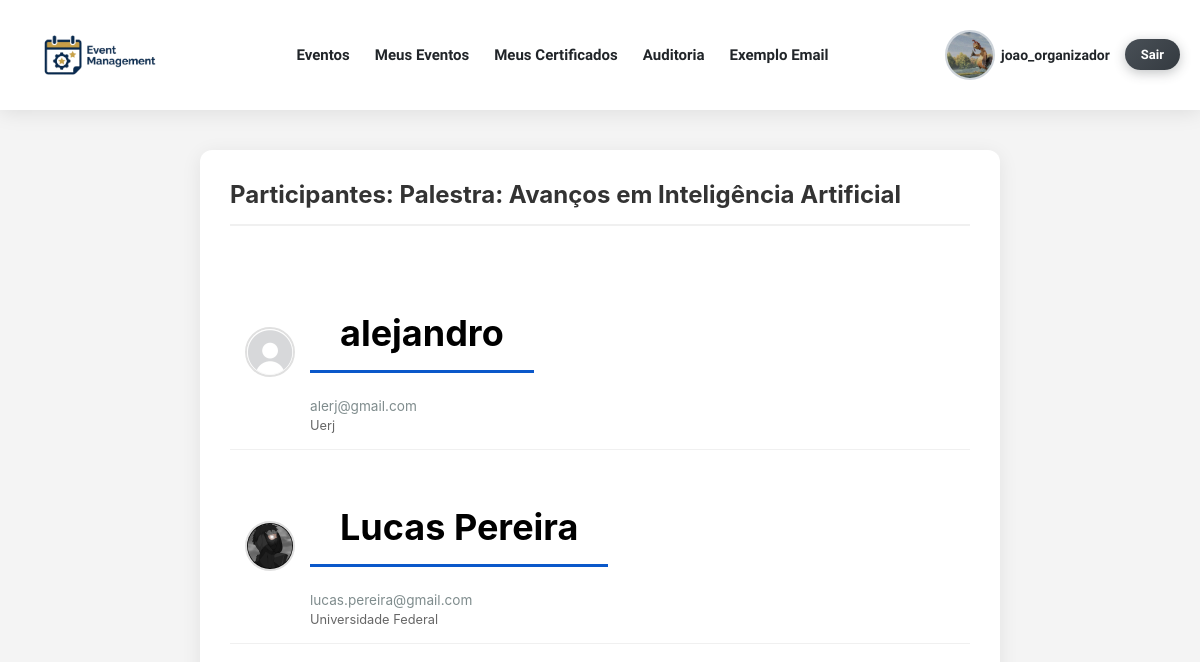
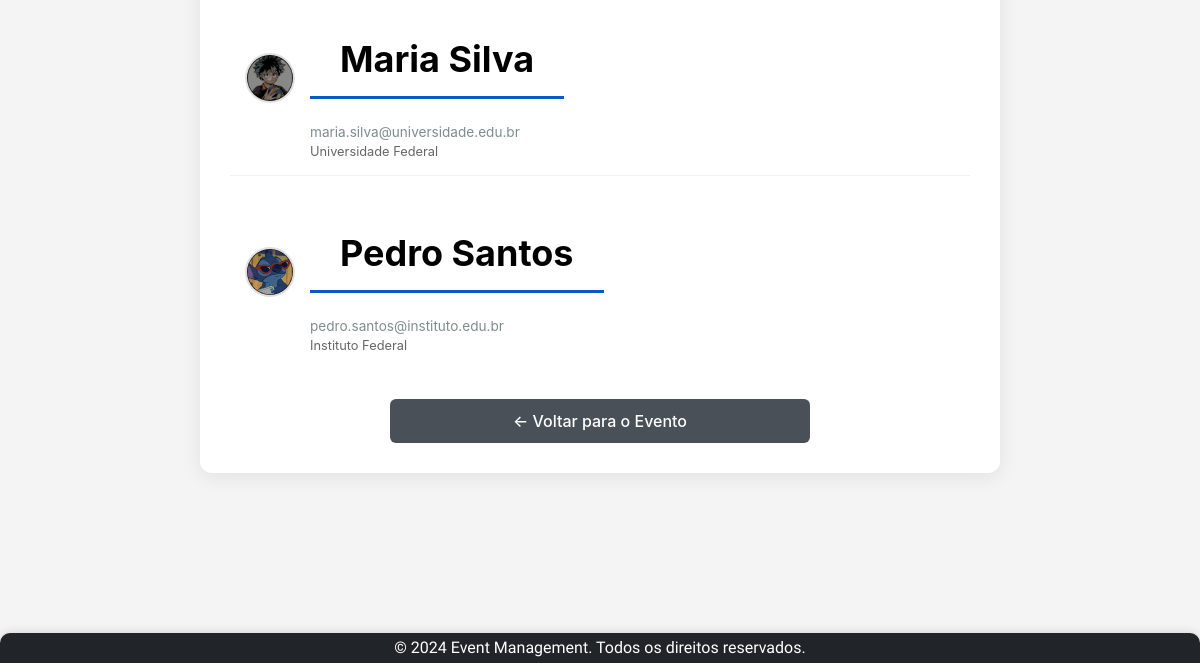
/evento/1/participantes/ (signed in), run on an earlier commit of the app's database (2 pictures, top to bottom).
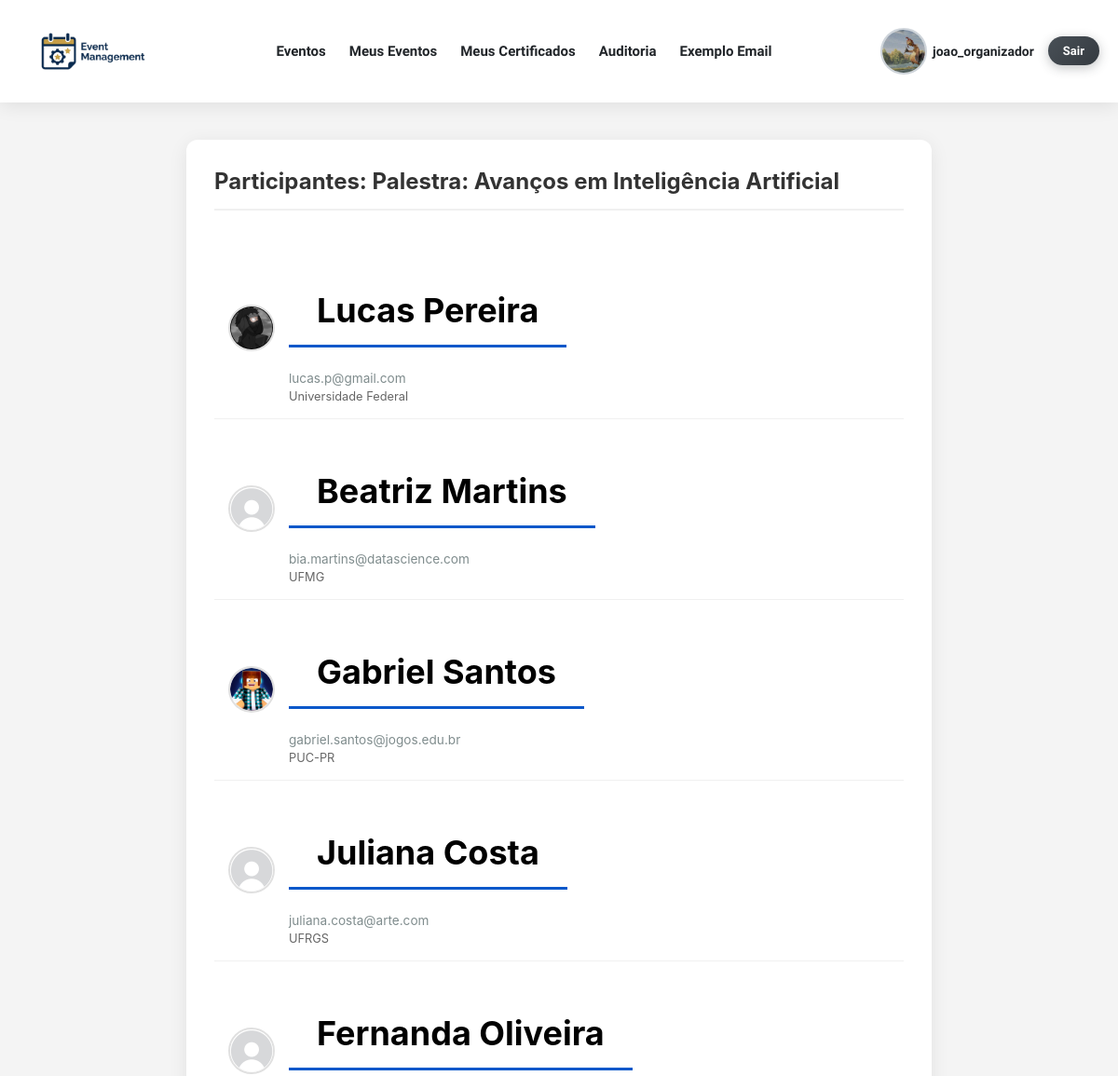
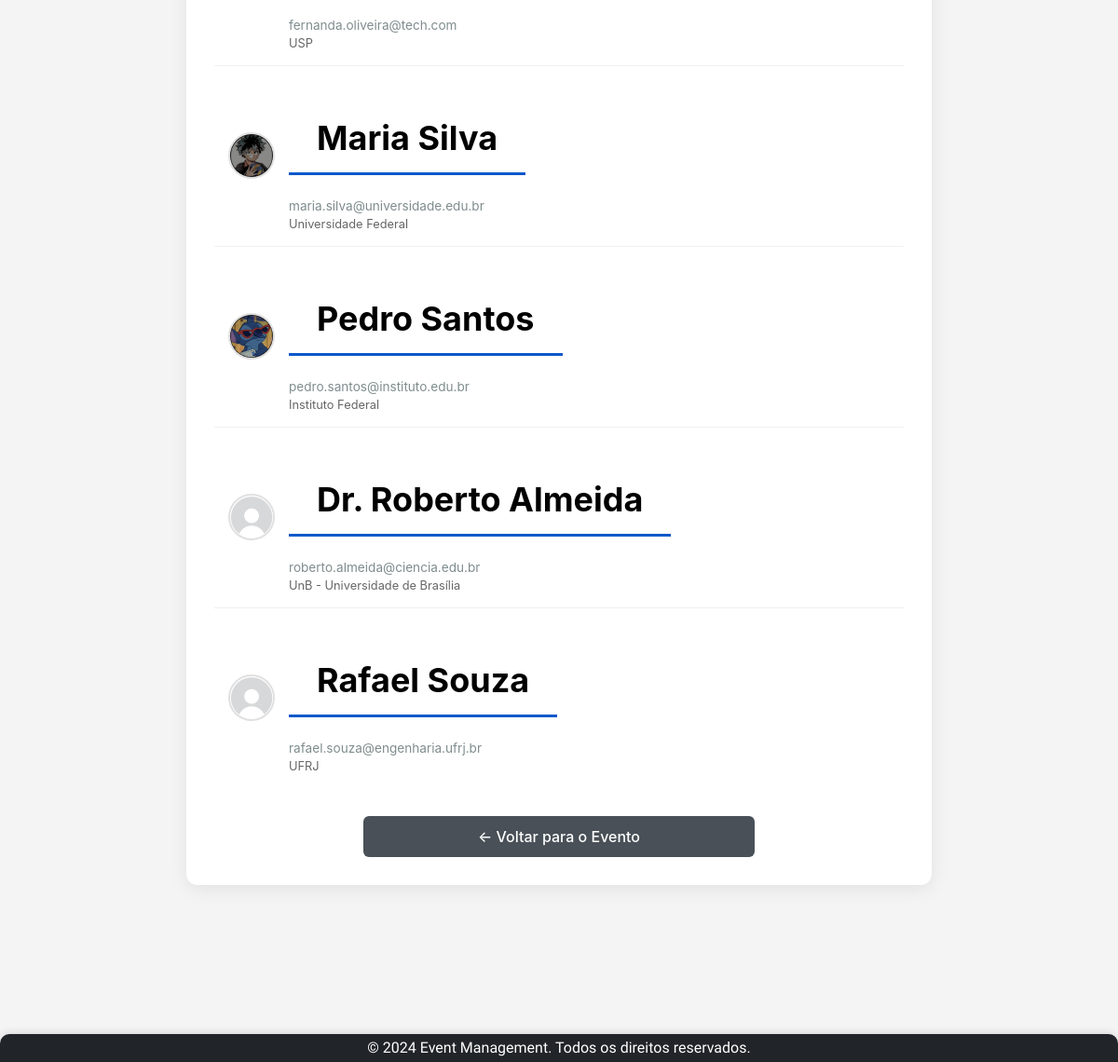
And on a later commit of the database (2 pictures, top to bottom).
### app/models.py (models this page shows, shortened)
class UserRegister(AbstractBaseUser):
    type_user_choices = [
        ('Estudante', 'Estudante'),
        ('Professor', 'Professor'),
        ('Organizador', 'Organizador'),
    ]
    username = models.CharField(max_length=150, unique=True)
    email = models.EmailField(unique=True)
    name = models.CharField(max_length=150)
    phone = models.CharField(max_length=20, blank=True, null=True)
    institution = models.CharField(max_length=150, blank=True, null=True)
    user_type = models.CharField(max_length=20, choices=type_user_choices, default ='Estudante', verbose_name="Tipo de Usuário")
    image = models.ImageField(upload_to='usuarios/', null=True, blank=True)
    USERNAME_FIELD = 'username' # Define 'username' como o campo usado para login.
    REQUIRED_FIELDS = ['email', 'name'] # Define os campos obrigatórios na criação de usuário (além de USERNAME_FIELD e password).
    objects = UserRegisterManager() # Associa o Manager customizado ao modelo.
    class Meta:
        db_table = 'user_register'
        ordering = ['username']
        verbose_name = 'Registro de Usuário'
        verbose_name_plural = 'Registros de Usuário'

### app/views.py (the view)
# urls.py: path('evento/<int:pk>/participantes/', views.event_participants, name='event_participants'),
@login_required
def event_participants(request, pk):
    event = get_object_or_404(Event, pk=pk)
    if request.user != event.creator:
        return HttpResponseForbidden("Você não tem permissão para ver esta lista.")
    participants = event.participants.all()
    context = {
        'event': event,
        'participants': participants
    }
    return render(request, 'event/event_participants.html', context)

### app/templates/event/event_participants.html
{% extends 'base.html' %}
{% load static %}
{% block content %}
<div class="participants-container">
    <div class="participants-header">
        <h2>Participantes: {{ event.title }}</h2>
    </div>
    <ul class="participants-list">
        {% for participant in participants %}
            <li class="participant-item">
                <div class="participant-avatar">
                    {% if participant.image %}
                        <img src="{{ participant.image.url }}" alt="Avatar de {{ participant.username }}">
                    {% else %}
                        <img src="{% static 'img/default-avatar.jpg' %}" alt="Avatar padrão">
                    {% endif %}
                </div>
                <div class="participant-info">
                    <span class="participant-name">
                        {{ participant.name }} </span>
                    <span class="participant-email">{{ participant.email }}</span>
                    <span style="font-size: 0.8em; color: #666;">{{ participant.institution }}</span>
                </div>
            </li>
        {% empty %}
            <li class="participant-item">
                <p>Nenhum participante inscrito ainda.</p>
            </li>
        {% endfor %}
    </ul>
    <div class="btn-back-container">
        <a href="{% url 'event_detail' pk=event.pk %}" class="back-link">
            ← Voltar para o Evento
        </a>
    </div>
</div>
{% endblock %}

What changed in the data, as far as the page shows it:
changed UserRegister "Lucas Pereira": email "lucas.pereira@gmail.com" → "lucas.p@gmail.com"
now on this page (row edited): UserRegister: name "Beatriz Martins", email "bia.martins@datascience.com", institution "UFMG"
added UserRegister: image (picture), name "Gabriel Santos", email "gabriel.santos@jogos.edu.br", institution "PUC-PR"
added UserRegister: name "Juliana Costa", email "juliana.costa@arte.com", institution "UFRGS"
added UserRegister: name "Fernanda Oliveira", email "fernanda.oliveira@tech.com", institution "USP"
changed UserRegister: name "alejandro" → "Dr. Roberto Almeida"; email "alerj@gmail.com" → "roberto.almeida@ciencia.edu.br"; institution "Uerj" → "UnB - Universidade de Brasília"; moves down the list
added UserRegister: name "Rafael Souza", email "rafael.souza@engenharia.ufrj.br", institution "UFRJ"
